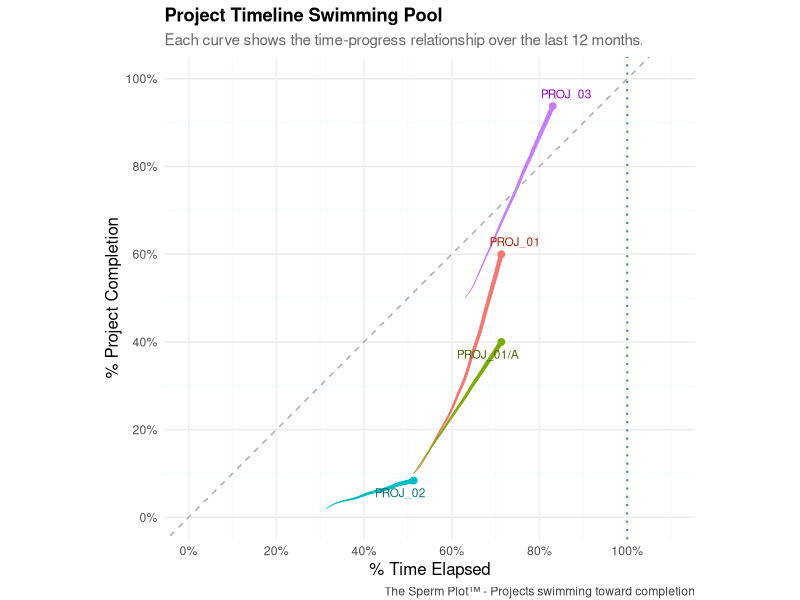

The R source for this figure:
# =============================================================================
# THE SPERM PLOT™ - Static Project Timeline Visualization (ggplot2)
# =============================================================================
# 
# A static version of the Sperm Plot using ggplot2 with smooth trajectory 
# rendering and publication-ready aesthetics.
#
# Author: [Your Name]
# License: MIT
# GitHub: https://github.com/gd047/sperm-plot-visualization
#
# Features:
# - Smooth monotonic spline interpolation
# - Variable line thickness based on data recency
# - Anti-collision label positioning
# - Publication-ready styling
# - High-resolution export options
#
# =============================================================================

# Load required libraries
library(tidyverse)
library(scales)
library(ggrepel)

# NOTE: This script requires sample_project_data.csv
# Generate this file using synthetic_data_generator.R

# =============================================================================
# DATA PREPARATION AND SMOOTHING
# =============================================================================

# Load the raw project data (essential columns only)
raw_project_data <- read.csv("sample_project_data.csv", stringsAsFactors = FALSE)
raw_project_data$snapshot_date <- as.Date(raw_project_data$snapshot_date)
raw_project_data$start_date <- as.Date(raw_project_data$start_date)
raw_project_data$end_date <- as.Date(raw_project_data$end_date)

# Function to calculate derived metrics from raw data
add_derived_columns <- function(raw_data) {
  raw_data %>%
    mutate(
      # Calculate time-based metrics
      total_days = as.numeric(end_date - start_date),
      days_passed = as.numeric(snapshot_date - start_date),
      days_passed = pmax(0, days_passed),  # Ensure non-negative
      
      # Calculate percentages  
      pct_time = (days_passed / total_days) * 100,
      pct_complete = (sum_work / cur_symvat) * 100,  # Completion based on work done
      
      # Determine overdue status
      overdue = pct_time > 100
    )
}

# Process raw data to get full dataset
project_data <- add_derived_columns(raw_project_data)

# Calculate upper x-axis break (rounded to nearest 20)
max_time <- max(project_data$pct_time, na.rm = TRUE)
max_break <- ceiling(max_time / 20) * 20

# Create smooth trajectory data with monotonic splines
# This ensures biologically realistic "swimming" curves
df_smooth <- project_data %>%
  group_by(symv_no) %>%
  arrange(pct_time) %>%
  summarise(
    # Store original data points
    x_orig = list(pct_time),
    y_orig = list(pct_complete),
    m_orig = list(months_ago),
    .groups = "drop"
  ) %>%
  mutate(
    # Create dense interpolation points for smooth curves
    xout = map(x_orig, ~ seq(min(.x), max(.x), length.out = 100)),
    
    # Apply monotonic interpolation to maintain realistic trajectories
    df = pmap(
      list(x_orig, y_orig, m_orig, xout),
      function(orig_x, orig_y, orig_m, new_x) {
        
        # Monotonic Hermite spline for completion percentage
        # Ensures projects never "go backwards" in progress
        yfun <- stats::splinefun(orig_x, orig_y, method = "monoH.FC")
        new_y <- yfun(new_x)
        
        # Interpolate months_ago for line thickness variation
        if (length(unique(orig_m)) > 1) {
          new_m <- stats::approx(orig_x, orig_m, xout = new_x, ties = mean)$y
        } else {
          new_m <- rep(orig_m[1], length(new_x))
        }
        
        tibble(
          pct_time = new_x,
          pct_complete = new_y,
          months_ago = new_m
        )
      }
    )
  ) %>%
  select(symv_no, df) %>%
  unnest(df) %>%
  mutate(
    # Calculate line thickness: thicker = more recent data
    thickness = scales::rescale(
      max(project_data$months_ago) - months_ago,
      to = c(0.2, 1.5)  # Range from thin (old) to thick (recent)
    )
  )

# =============================================================================
# COLOR PALETTE GENERATION
# =============================================================================

# Create consistent color schemes for trajectories and labels
contracts <- sort(unique(project_data$symv_no))
line_colors <- hue_pal()(length(contracts))      # Bright colors for trajectories
names(line_colors) <- contracts

label_colors <- colorspace::darken(line_colors, amount = 0.4)  # Darker for labels
names(label_colors) <- contracts

# =============================================================================
# CREATE THE STATIC SPERM PLOT
# =============================================================================

create_static_sperm_plot <- function(project_data, smooth_data, 
                                   line_colors, label_colors, 
                                   width = 12, height = 8) {
  
  ggplot() +
    
    # Layer 1: Smooth trajectory "tails" - the swimming paths
    geom_path(
      data = smooth_data,
      aes(
        x = pct_time,
        y = pct_complete,
        group = symv_no,
        linewidth = thickness,           # Variable thickness
        color = symv_no            # Individual project colors
      ),
      lineend = "round"            # Smooth line endings
    ) +
    scale_linewidth_identity(guide = "none") +
    scale_color_manual(
      values = line_colors,
      name = "Contract", 
      guide = "none"               # Hide legend for cleaner look
    ) +
    
    # Layer 2: Current position markers (months_ago = 0)
    geom_point(
      data = filter(project_data, months_ago == 0),
      aes(x = pct_time, y = pct_complete, color = symv_no),
      size = 2
    ) +
    
    # Layer 3: Anti-collision labels at current positions
    geom_text_repel(
      data = filter(project_data, months_ago == 0),
      aes(x = pct_time, y = pct_complete, label = symv_no),
      color = label_colors[filter(project_data, months_ago == 0)$symv_no],
      size = 3,
      max.overlaps = 20,           # Allow aggressive label positioning
      segment.size = 0.2,          # Thin connecting lines
      box.padding = 0.3,           # Label spacing
      point.padding = 0.5          # Distance from points
    ) +
    
    # Reference lines
    geom_vline(
      xintercept = 100, 
      linetype = "dotted", 
      color = "#4682b4", 
      linewidth = 0.7
    ) +  # Project deadline
    
    geom_abline(
      slope = 1, intercept = 0, 
      linetype = "dashed", 
      color = "darkgrey", 
      linewidth = 0.5
    ) +  # Ideal progress line
    
    # Axis configuration
    scale_x_continuous(
      name = "% Time Elapsed",
      limits = c(0, max(project_data$pct_time, 100) * 1.1),
      breaks = seq(0, max_break, by = 20),
      labels = function(x) paste0(x, "%")
    ) +
    
    scale_y_continuous(
      name = "% Project Completion", 
      limits = c(0, 100),
      breaks = seq(0, 100, by = 20),
      labels = function(x) paste0(x, "%")
    ) +
    coord_fixed() +
    # Titles and labels
    labs(
      title = "Project Timeline Swimming Pool",
      subtitle = "Each curve shows the time-progress relationship over the last 12 months.",
      caption = "The Sperm Plot™ - Projects swimming toward completion"
    ) +
    
    # Publication-ready theme
    theme_minimal() +
    theme(
      # Legend styling
      legend.position = "top",
      legend.title = element_text(size = rel(0.9)),
      legend.text = element_text(margin = margin(r = 12, unit = "pt")),
      
      # Text and caption styling  
      plot.caption = element_text(colour = "gray25"),
      plot.title = element_text(size = rel(1.2), face = "bold"),
      plot.subtitle = element_text(size = rel(1.0), color = "gray40"),
      
      # Axis styling
      axis.text.y = element_text(angle = 0, hjust = 1),
      axis.title = element_text(size = rel(1.1)),
      
      # Grid styling for clean presentation
      panel.grid.minor = element_line(
        colour = rgb(244, 252, 253, max = 255), 
        linewidth = 0.5
      ),
      panel.grid.major.x = element_line(
        colour = rgb(234, 242, 243, max = 255), 
        linewidth = 0.5
      ),
      
      # Spacing and margins
      legend.box.margin = margin(0, 0, 0, 0),
      plot.margin = unit(c(5.5, 5.5, 1, 5.5), "pt")
    )
}

# =============================================================================
# USAGE EXAMPLE
# =============================================================================

# Create the static sperm plot
static_sperm_plot <- create_static_sperm_plot(
  project_data = project_data,
  smooth_data = df_smooth,
  line_colors = line_colors,
  label_colors = label_colors
)

# Display the plot
print(static_sperm_plot)

# =============================================================================
# HIGH-RESOLUTION EXPORT OPTIONS
# =============================================================================

# Export as PNG for presentations
export_sperm_plot <- function(plot, filename = "sperm_plot", 
                             width = 12, height = 8, dpi = 300) {
  
  # PNG export
  ggsave(
    filename = paste0(filename, ".png"),
    plot = plot,
    width = width,
    height = height, 
    dpi = dpi,
    bg = "white"
  )
  
  # PDF export for publications
  ggsave(
    filename = paste0(filename, ".pdf"),
    plot = plot,
    width = width,
    height = height,
    device = "pdf"
  )
  
  cat("✓ Plot exported as:", paste0(filename, ".png"), "and", paste0(filename, ".pdf"), "\n")
}

# Uncomment to export
# export_sperm_plot(static_sperm_plot, "sperm_plot_demo")

# =============================================================================
# INTERPRETATION GUIDE (SAME AS INTERACTIVE VERSION)
# =============================================================================
#
# TRAJECTORY PATTERNS:
# 
# 🏊♂️ THICK LINES NEAR HEAD: Recent project activity
# 🏊♂️ THIN LINES NEAR TAIL: Historical project data
# 🏊♂️ UPWARD CURVES: Projects gaining momentum
# 🏊♂️ FLAT LINES: Periods of no progress/stalled work
#
# REFERENCE LINES:
# - Dashed diagonal: Ideal progress (time = completion)
# - Dotted vertical: Project deadline (100% time)
# - Area above diagonal: Ahead of schedule  
# - Area below diagonal: Behind schedule
#
# =============================================================================
